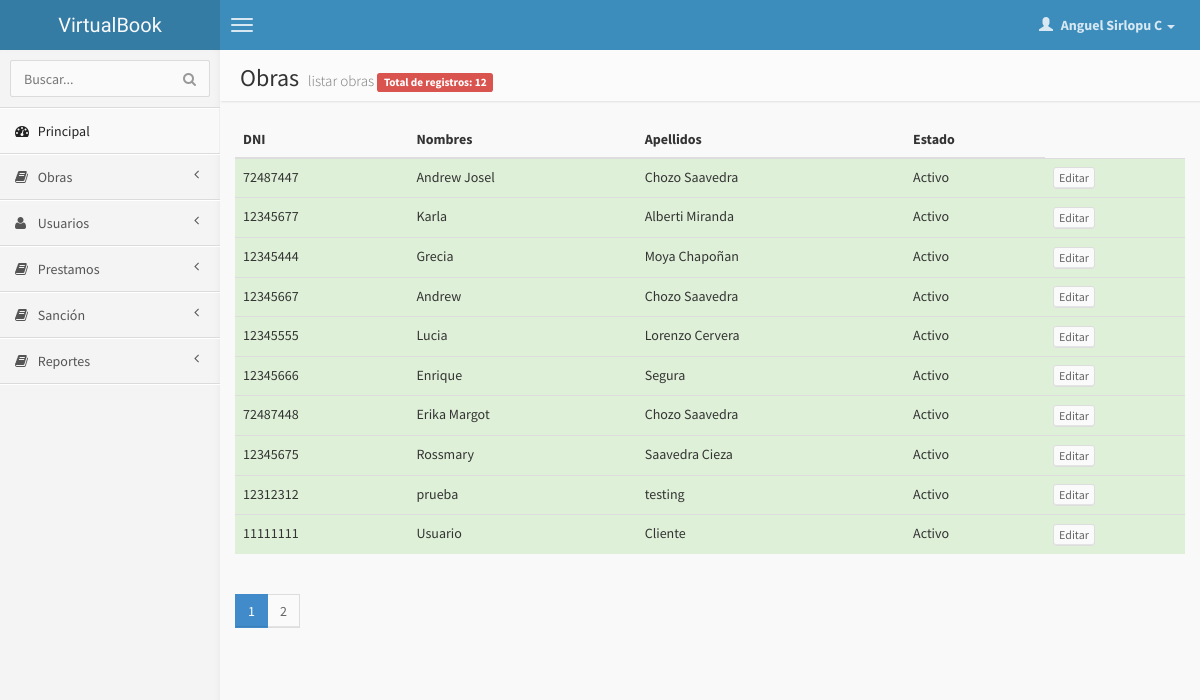
Page /index.php?menu=usuario_listar (signed in) on the committed database.
### tables this page shows
CREATE TABLE IF NOT EXISTS `usuario` (
  `CodUsuario` int(11) NOT NULL AUTO_INCREMENT,
  `DNI` varchar(9) NOT NULL,
  `Nombres` varchar(50) NOT NULL,
  `Apellido` varchar(30) NOT NULL,
  `Estado` tinyint(1) NOT NULL,
  `Clave` varchar(100) NOT NULL,
  `Tipo` int(11) NOT NULL,
  PRIMARY KEY (`CodUsuario`)
);

### clases/Usuario.php (called while the page is built, shortened)
<?php
    class Usuario
    {
    	private $nombre;
    	private $apellido;
        function __construct($id){
            $consulta = mysql_query("SELECT * FROM usuario WHERE CodUsuario=$id");
            $query = mysql_fetch_row($consulta);
            $this->nombre = $query[2];
            $this->apellido = $query[3];
        }
        public function getNombre(){return $this->nombre;}
        public function getApellido(){return $this->apellido;}
    }
?>

### clases/Paginacion.php (called while the page is built, shortened)
<?php
class Paginacion{
	private $table;
	private $RecordPages;
	private $Pages = 1;
	private $CurrentPage = 1;
	private $orderby = null;
	private $total;
	function __construct($table,$count){
		$this->table = $table;
		$this->RecordPages = $count;
	}
	private function reloadPages(){
		$query = mysql_query($this->setQuery());
		$this->total = mysql_num_rows($query);
		if($this->total>$this->RecordPages){
			$t =$this->total/$this->RecordPages;
			$pages = intval(round($t,PHP_ROUND_HALF_EVEN));
			$final = $pages*$this->RecordPages;
			if($final < $this->total)
				$this->Pages = $pages+1;
			else
				$this->Pages = $pages;
		}else{
			$this->Pages = 1;
		}
	}
	public function getCurrentPage(){return $this->CurrentPage;}
	public function getPages(){return $this->Pages;}
	public function getTotal(){return $this->total;}
	public function setOrderBy($orderby){$this->orderby = $orderby;}
	public function setQuery(){
		$sql ="SELECT * FROM ".$this->table;
		if($this->orderby != null){
			$sql = $sql." ORDER BY ".$this->orderby[0]." ".$this->orderby[1];
		}
		return $sql;
	}
	public function getRecords($page){
		$this->reloadPages();
		if($page<=$this->Pages){
			$this->CurrentPage = $page;
			$records = ($page-1) * $this->RecordPages;
			$sql = $this->setQuery();
			$sql = $sql." LIMIT ".$records.",".$this->RecordPages." ";
			$query = mysql_query($sql);
			return $query;
		}
		return false;
	}
}
?>

### paginas/usuario_listar.php (the view, shortened to what this page needs)
<?php
require_once("clases/Usuario.php");
require_once("clases/Paginacion.php");
$paginacion = new Paginacion('usuario',10);
$paginacion->setOrderBy(array('CodUsuario', 'DESC'));
if (isset($_GET['pagina'])) {
    $pagina = $_GET['pagina'];
    $query = $paginacion->getRecords($pagina);
  }else{
    $query = $paginacion->getRecords(1);
  }
?>
<section class="content-header">
    <h1>
        Obras
        <small>listar obras <span class="label label-danger">Total de registros: <?=$paginacion->getTotal()?></span></small>
    </h1>
</section>
<section class="content">
<table class="table table-hover ">
  <thead>
    <tr>
      <th>DNI</th>
      <th>Nombres</th>
      <th>Apellidos</th>
      <th>Estado</th>
    </tr>
  </thead>
  <tbody>
<?php
while ($fila = mysql_fetch_array($query)) {
 ?>
 <tr
<?php
     if($fila['Estado']==0) {
      echo 'class="danger"';
   } else{
    echo 'class="success"';
   }
    ?>
 >
    <td><?=$fila['DNI']?></td>
    <td><?=$fila['Nombres']?></td>
    <td><?=$fila['Apellido']?></td>
    <td><?php
     if($fila['Estado']==0) {
      echo 'No Activo';
   } else {
      echo 'Activo';
   }
    ?></td>
    <td>
      <a href="index.php?menu=usuario_editar&id=<?=$fila['CodUsuario']?>" class="btn btn-default btn-xs">Editar</a>
    </td>
  </tr>
 <?php
}
  ?>
  </tbody>
</table>
<ul class="pagination">
<?php
  for ($i=1; $i <= $paginacion->getPages(); $i++) {
    $active = ($paginacion->getCurrentPage()==$i) ? ' class="active"':'';
    echo '<li'.$active.'><a href="index.php?menu=usuario_listar&pagina='.$i.'" >'.$i.'</a></li>';
  }
?>
</ul>
</section>

### index.php (shortened to what this page needs)
<?php
require_once ('clases/Usuario.php');
$usuario = new Usuario($_SESSION['usuario']['CodUsuario']);
?>
<!DOCTYPE html>
<html>
    <head>
        <link href="css/bootstrap.min.css" rel="stylesheet" type="text/css" />
        <link href="css/font-awesome.min.css" rel="stylesheet" type="text/css" />
        <link rel="stylesheet" type="text/css" href="css/datepicker/datepicker3.css">
        <link href="css/chosen.css" rel="stylesheet">
        <link href="css/ionicons.min.css" rel="stylesheet" type="text/css" />
        <link href="css/AdminLTE.css" rel="stylesheet" type="text/css" />
        <link href="css/morris/morris.css" rel="stylesheet" type="text/css" />
    </head>
    <body class="skin-blue">
        <header class="header">
            <a href="index.php" class="logo">
                VirtualBook
            </a>
            <nav class="navbar navbar-static-top" role="navigation">
                <a href="#" class="navbar-btn sidebar-toggle" data-toggle="offcanvas" role="button">
                    <span class="icon-bar"></span>
                    <span class="icon-bar"></span>
                    <span class="icon-bar"></span>
                </a>
                <div class="navbar-right">
                    <ul class="nav navbar-nav">
                        <li class="dropdown user user-menu">
                            <a href="#" class="dropdown-toggle" data-toggle="dropdown">
                                <i class="glyphicon glyphicon-user"></i>
                                <span><?=$usuario->getNombre()?> <?=$usuario->getApellido()?> <i class="caret"></i></span>
                            </a>
                        </li>
                    </ul>
                </div>
            </nav>
        </header>
        <div class="wrapper row-offcanvas row-offcanvas-left">
            <aside class="left-side sidebar-offcanvas">
                <section class="sidebar">
                    <?php
                        if($_SESSION['usuario']['tipo'] == 1 || $_SESSION['usuario']['tipo'] == 2)
                        {?>
                    <form action="index.php?menu=usuario_buscar" method="post" class="sidebar-form">
                        <div class="input-group">
                            <input type="text" name="dni" class="form-control" placeholder="Buscar..."/>
                            <span class="input-group-btn">
                                <button type='submit' id='search-btn' class="btn btn-flat"><i class="fa fa-search"></i></button>
                            </span>
                        </div>
                    </form>
                    <?php
                            include_once('includes/menu_admin.php');
                        }elseif ($_SESSION['usuario']['tipo'] == 3) {
                            include_once('includes/menu_cliente.php');
                        }
                    ?>
                </section>
            </aside>
            <aside class="right-side">
                <?php
                    if (!isset($_GET['menu'])) {
                        if(!($_SESSION['usuario']['tipo'] == 1 || $_SESSION['usuario']['tipo'] == 2))
                        {
                            include("paginas/index_cliente.php");
                        }else{
                            include("paginas/index.php");
                        }
                    } else {
                        include("paginas/".$_GET['menu'].".php");
                    }
                ?>
            </aside>
        </div>
    </body>
</html>

### rows in the picture
usuario: Nombres "Anguel", Apellido "Sirlopu C"
usuario: DNI "72487447", Nombres "Andrew Josel", Apellido "Chozo Saavedra", Estado "Activo"
usuario: DNI "12345677", Nombres "Karla", Apellido "Alberti Miranda", Estado "Activo"
usuario: DNI "12345444", Nombres "Grecia", Apellido "Moya Chapoñan", Estado "Activo"
usuario: DNI "12345667", Nombres "Andrew", Apellido "Chozo Saavedra", Estado "Activo"
usuario: DNI "12345555", Nombres "Lucia", Apellido "Lorenzo Cervera", Estado "Activo"
usuario: DNI "12345666", Nombres "Enrique", Apellido "Segura", Estado "Activo"
usuario: DNI "72487448", Nombres "Erika Margot", Apellido "Chozo Saavedra", Estado "Activo"
usuario: DNI "12345675", Nombres "Rossmary", Apellido "Saavedra Cieza", Estado "Activo"
usuario: DNI "12312312", Nombres "prueba", Apellido "testing", Estado "Activo"
usuario: DNI "11111111", Nombres "Usuario", Apellido "Cliente", Estado "Activo"

### other values in the picture
$paginacion->getTotal() "12"
